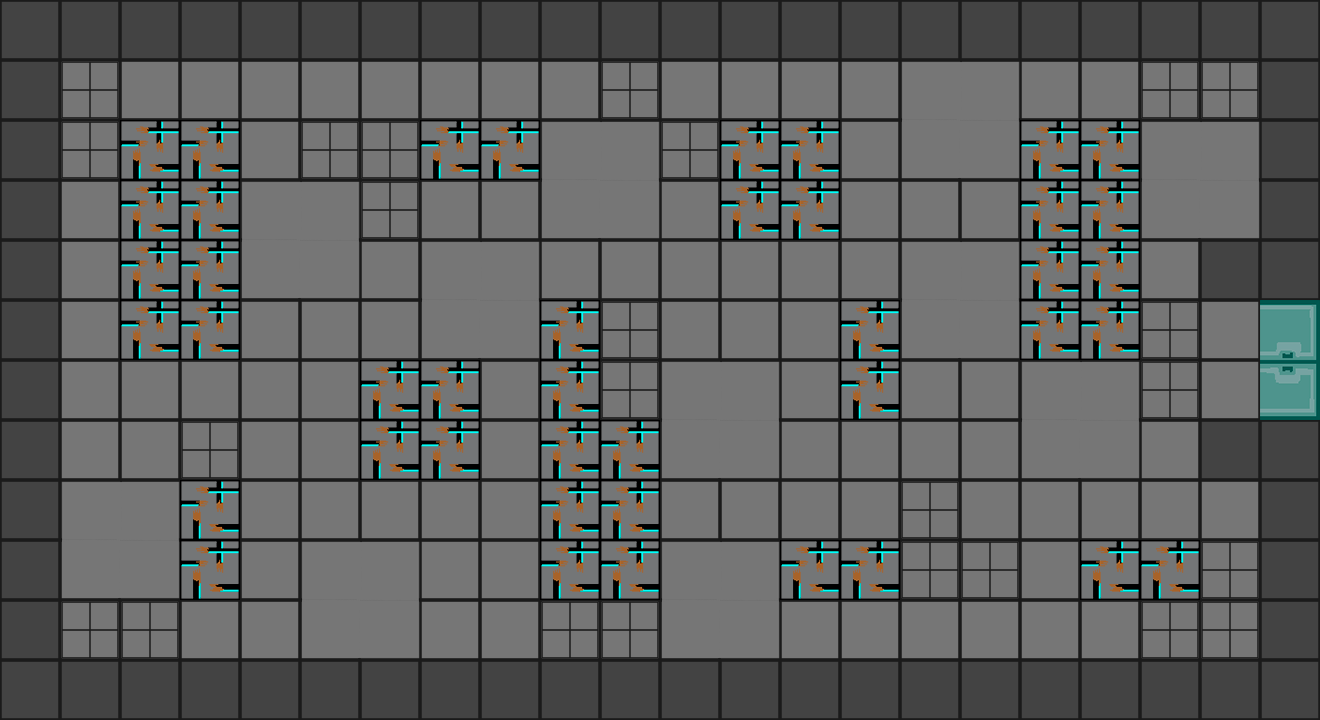

Below is a game level as drawn by its tile map, then a one-line description and the .tmx file that defines it, in full:
An orthogonal 22x12 tile map with 60x60 px tiles, 1 tile layer (Capa de Patrones 1) and 19 objects.

<map version="1.2" tiledversion="1.2.2" orientation="orthogonal" renderorder="right-up" width="22" height="12" tilewidth="60" tileheight="60" infinite="0" nextlayerid="5" nextobjectid="26">
 <tileset firstgid="1" name="AssetsTiles" tilewidth="60" tileheight="60" tilecount="216" columns="18">
  <image source="AssetsTiles.png" width="1080" height="720" />
 </tileset>
 <layer id="1" name="Capa de Patrones 1" width="22" height="12">
  <data encoding="csv">
38,38,38,38,38,38,38,38,38,38,38,38,38,38,38,38,38,38,38,38,38,38,
38,93,37,37,37,37,37,37,37,37,93,37,37,37,37,57,58,37,37,93,93,38,
38,93,56,56,37,93,93,56,56,57,58,93,56,56,37,75,76,56,56,57,58,38,
38,37,56,56,57,58,93,37,37,75,76,37,56,56,37,37,37,56,56,75,76,38,
38,37,56,56,75,76,37,57,58,37,37,37,37,37,37,57,58,56,56,37,38,38,
38,37,56,56,37,37,37,75,76,56,93,37,37,37,56,75,76,56,56,93,37,2,
38,37,37,37,37,37,56,56,37,56,93,57,58,37,56,37,37,57,58,93,37,20,
38,37,37,93,37,37,56,56,37,56,56,75,76,37,37,37,37,75,76,37,38,38,
38,57,58,56,37,37,37,37,37,56,56,37,37,37,37,93,37,37,37,37,37,38,
38,75,76,56,37,57,58,37,37,56,56,57,58,56,56,93,93,37,56,56,93,38,
38,93,93,37,37,75,76,37,37,93,93,75,76,37,37,37,37,37,37,93,93,38,
38,38,38,38,38,38,38,38,38,38,38,38,38,38,38,38,38,38,38,38,38,38
</data>
 </layer>
 <objectgroup id="2" name="Paredes">
  <object id="1" x="0" y="0" width="60" height="720" />
  <object id="8" x="60" y="0" width="1260" height="60" />
  <object id="9" x="1260" y="60" width="60" height="240" />
  <object id="10" x="1200" y="240" width="60" height="60" />
  <object id="11" x="1200" y="420" width="120" height="60" />
  <object id="12" x="1260" y="480" width="60" height="240" />
  <object id="13" x="60" y="660" width="1200" height="60" />
 </objectgroup>
 <objectgroup id="3" name="Puertas">
  <object id="14" x="1260" y="300" width="60" height="120" />
 </objectgroup>
 <objectgroup id="4" name="Piso Lastima">
  <object id="15" x="120" y="120" width="120" height="240" />
  <object id="16" x="420" y="120" width="120" height="60" />
  <object id="17" x="360" y="360" width="120" height="120" />
  <object id="18" x="180" y="480" width="60" height="120" />
  <object id="19" x="540" y="420" width="120" height="180" />
  <object id="20" x="720" y="120" width="120" height="120" />
  <object id="21" x="840" y="300" width="60" height="120" />
  <object id="22" x="780" y="540" width="120" height="60" />
  <object id="23" x="1020" y="120" width="120" height="240" />
  <object id="24" x="1080" y="540" width="120" height="60" />
  <object id="25" x="540" y="300" width="60" height="120" />
 </objectgroup>
</map>
